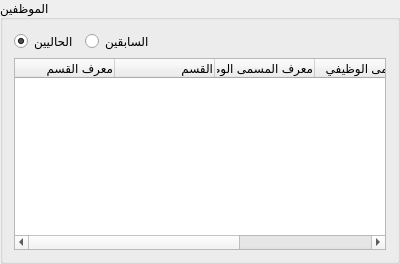
         <widget class="QGroupBox" name="load_employees_table">
          <property name="minimumSize">
           <size>
            <width>400</width>
            <height>0</height>
           </size>
          </property>
          <property name="title">
           <string>الموظفين</string>
          </property>
          <layout class="QGridLayout" name="gridLayout_52">
           <item row="0" column="2">
            <spacer name="horizontalSpacer_33">
             <property name="orientation">
              <enum>Qt::Horizontal</enum>
             </property>
             <property name="sizeHint" stdset="0">
              <size>
               <width>40</width>
               <height>20</height>
              </size>
             </property>
            </spacer>
           </item>
           <item row="0" column="0">
            <widget class="QRadioButton" name="loans_current_employees">
             <property name="text">
              <string>الحاليين</string>
             </property>
             <property name="checked">
              <bool>true</bool>
             </property>
            </widget>
           </item>
           <item row="0" column="1">
            <widget class="QRadioButton" name="loans_resigned_employees">
             <property name="text">
              <string>السابقين</string>
             </property>
            </widget>
           </item>
           <item row="1" column="0" colspan="4">
            <widget class="QTreeWidget" name="loans_employees_tree">
             <property name="verticalScrollMode">
              <enum>QAbstractItemView::ScrollPerPixel</enum>
             </property>
             <column>
              <property name="text">
               <string>معرف القسم</string>
              </property>
              <property name="textAlignment">
               <set>AlignTrailing|AlignVCenter</set>
              </property>
             </column>
             <column>
              <property name="text">
               <string>القسم</string>
              </property>
              <property name="textAlignment">
               <set>AlignTrailing|AlignVCenter</set>
              </property>
             </column>
             <column>
              <property name="text">
               <string>معرف المسمى الوظيفي</string>
              </property>
              <property name="textAlignment">
               <set>AlignTrailing|AlignVCenter</set>
              </property>
             </column>
             <column>
              <property name="text">
               <string>المسمى الوظيفي</string>
              </property>
              <property name="textAlignment">
               <set>AlignTrailing|AlignVCenter</set>
              </property>
             </column>
             <column>
              <property name="text">
               <string>معرف الموظف</string>
              </property>
              <property name="textAlignment">
               <set>AlignTrailing|AlignVCenter</set>
              </property>
             </column>
             <column>
              <property name="text">
               <string>الموظف</string>
              </property>
              <property name="textAlignment">
               <set>AlignTrailing|AlignVCenter</set>
              </property>
             </column>
            </widget>
           </item>
          </layout>
         </widget>
